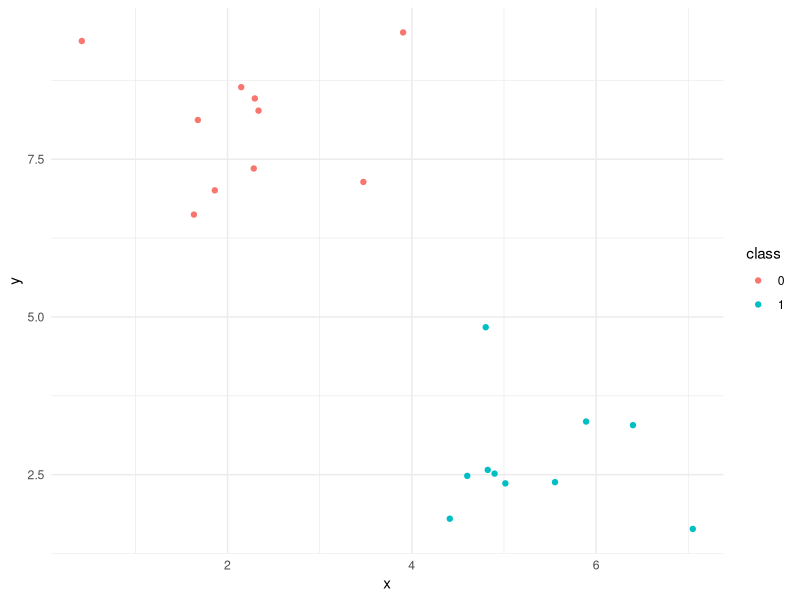
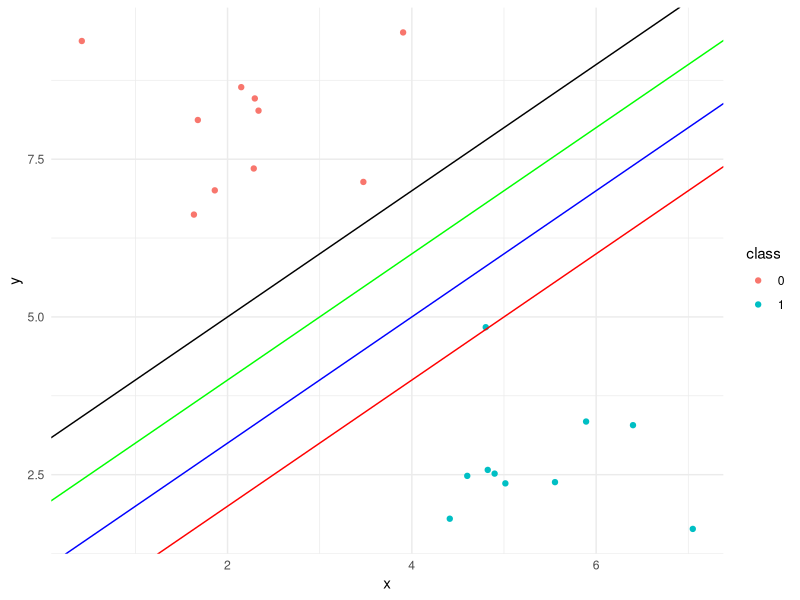
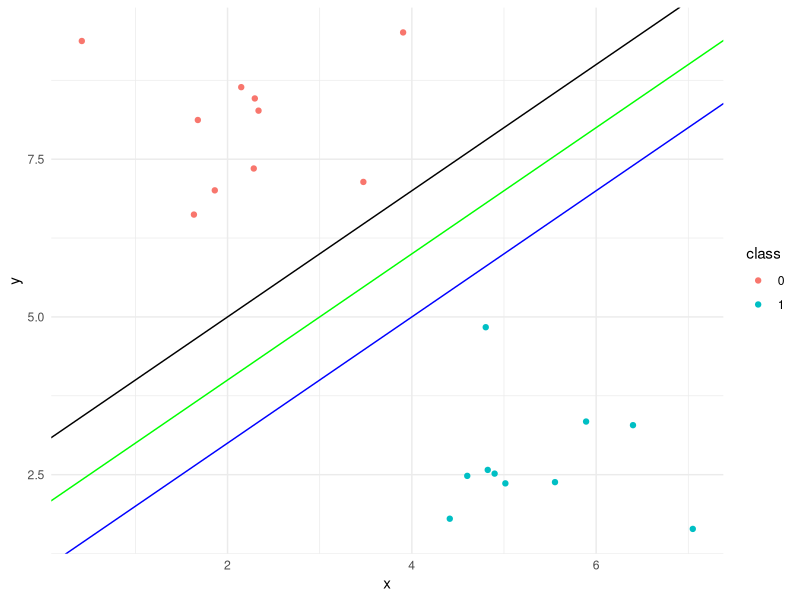
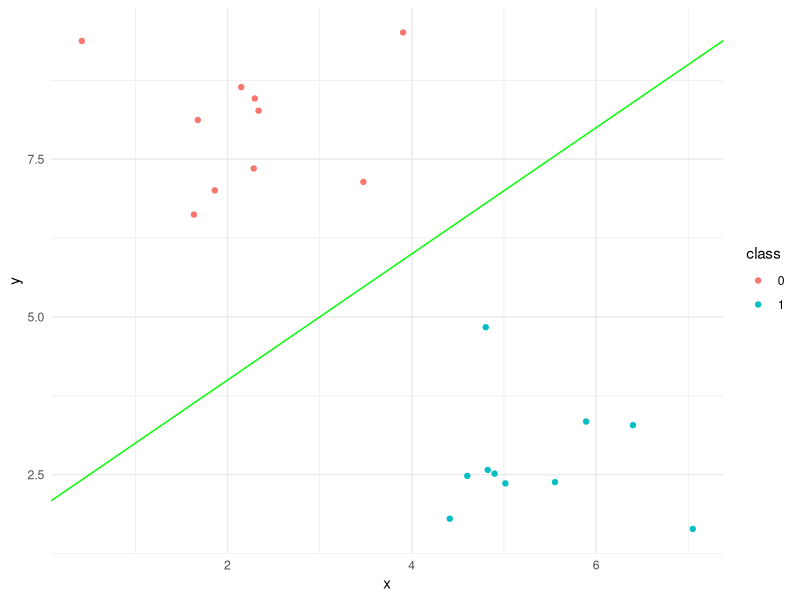

These charts were generated, in order, by the following R code:
## ---- chunk 1
knitr::opts_chunk$set(echo = TRUE, warning = FALSE, message = FALSE)
## ---- chunk 2
library(ggplot2)

set.seed(1002)

plotDat = data.frame(x = c(rnorm(10, mean = 2), rnorm(10, mean = 5)), 
                     y = c(rnorm(10, mean = 8), rnorm(10, mean = 3)), 
                     class = as.factor(c(rep(0, 10), rep(1, 10))))

pointPlot = ggplot(plotDat, aes(x, y, color = class)) + 
  geom_point() +
  theme_minimal()

pointPlot

## ---- chunk 3
pointPlot + 
  geom_abline(intercept = 0, color = "red") +
  geom_abline(intercept = 1, color = "blue") + 
  geom_abline(intercept = 2, color = "green") +
  geom_abline(intercept = 3, color = "black")
## ---- chunk 4
pointPlot + 
  geom_abline(intercept = 1, color = "blue") + 
  geom_abline(intercept = 2, color = "green") +
  geom_abline(intercept = 3, color = "black")
## ---- chunk 5
pointPlot + 
  geom_abline(intercept = 2, color = "green")
